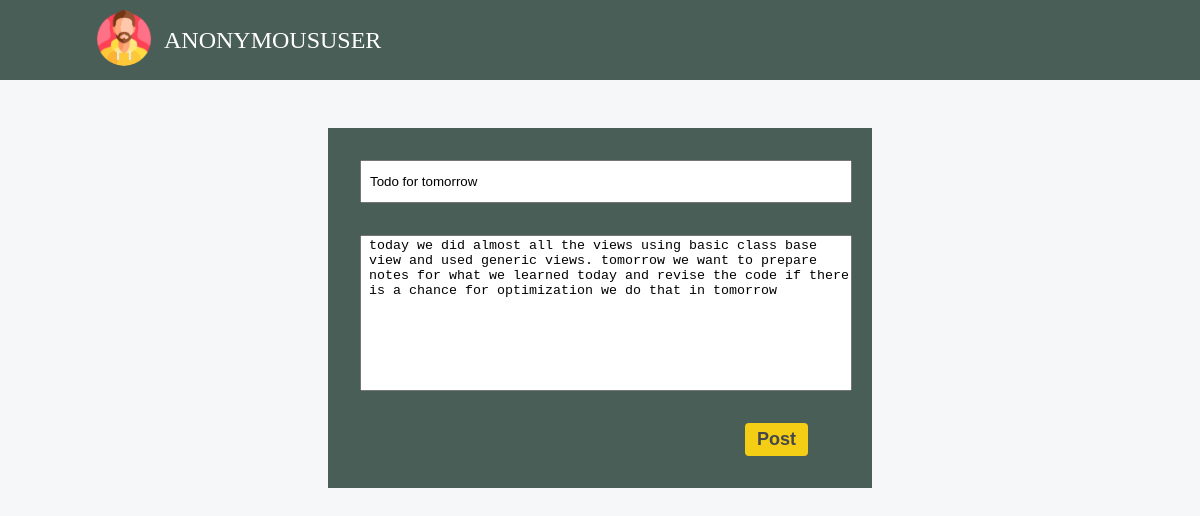
Screenshot of /blog/update/15/ with the database file from the repository.
### blogs/models.py (models this page shows)
class Blog(models.Model):
    title = models.CharField(max_length=100)
    desc = models.TextField()
    date_posted = models.DateField()
    is_archived = models.BooleanField(default=False)
    owner = models.ForeignKey(User, on_delete=models.CASCADE)

### blogs/views.py (the view, shortened to what this page needs)
# urls.py: path('update/<int:pk>/', BlogUpdateView.as_view(), name='blog-update'),
class BlogUpdateView(View):
    def get_queryset(self):
        pk = self.kwargs.get('pk')
        blog = get_object_or_404(Blog, pk=pk)
        return blog
    def get(self, request, **kwargs):
        context = self.get_queryset()
        return render(request, 'blog/blog.html', {'blog' : context})

### blogs/templates/blog/blog.html (shortened to what this page needs)
{% load static %}
<!DOCTYPE html>
<html lang="en">
<head>
</head>
<body>
    <nav>
        <div class="left">
            <a href="{% url 'home' %}"><img src="{% static 'images/man.png' %}" alt="avatar" class="circle-avatar"></a>
            <a href="#" class="user-title">{{request.user}}</a>
        </div>
    </nav>
    <form method="POST">
        {% if blog %}
            <input type="text" name="title" class="inp inp-title" placeholder="Blog Title" value="{{blog.title}}">
            <textarea name="desc" cols="30" rows="10" class="inp" placeholder="Write your Blog">{{blog.desc}}</textarea>
            <button type="submit" class="btn-post">Post</button>
        {% else %}
            <input type="text" name="title" class="inp inp-title" placeholder="Blog Title">
            <textarea name="desc" cols="30" rows="10" class="inp" placeholder="Write your Blog"></textarea>
            <button type="submit" class="btn-post">Post</button>
        {% endif %}
    </form>
</body>
</html>

### blogs/templates/blog/blog.html (style rules this page uses)
:root { --primary: #F5F7F8; --secondary: #F4CE14; --tertiary: #495E57; --darkest: #45474B; }
body { background-color: var(--primary); padding: 0; margin: 0; display: flex; justify-content: center; }
nav { position: fixed; top: 0; left: 0; right: 0; height: 5rem; background-color: var(--tertiary); display: flex; justify-content: space-between; align-items: center; }
nav>.left { display: flex; margin-left: 6rem; justify-content: space-between; }
.circle-avatar { width: 56px; height: 56px; border-radius: 28px; align-self: center; }
.user-title { align-self: center; text-decoration: none; font-size: 24px; margin-left: 12px; color: white; text-transform: uppercase; }
.btn-post { border: none; background-color: var(--secondary); padding: 6px 12px; border-radius: 4px; color: var(--darkest); text-decoration: none; font-size: large; font-weight: bold; margin-right: 2rem; transition: all .12s ease; align-self: flex-end; transition: all .12s ease; }
form { margin-top: 8rem; display: flex; flex-direction: column; background-color: var(--tertiary); padding: 2rem; width: 40%; gap: 2rem; }
.inp-title { padding: 12px 0; }
.inp { align-self: flex-start; width: 100%; padding-left: 8px; }
textarea { resize: none; }

### rows the page displays
Blog: title "Todo for tomorrow", desc "today we did almost all the views using basic class base view and used generic views. tomorrow we want to prepare notes for what we learned today and revise the code if there is a chance for optimization we do that in tomorrow"

### other values shown
{{ request.user }} "ANONYMOUSUSER"
